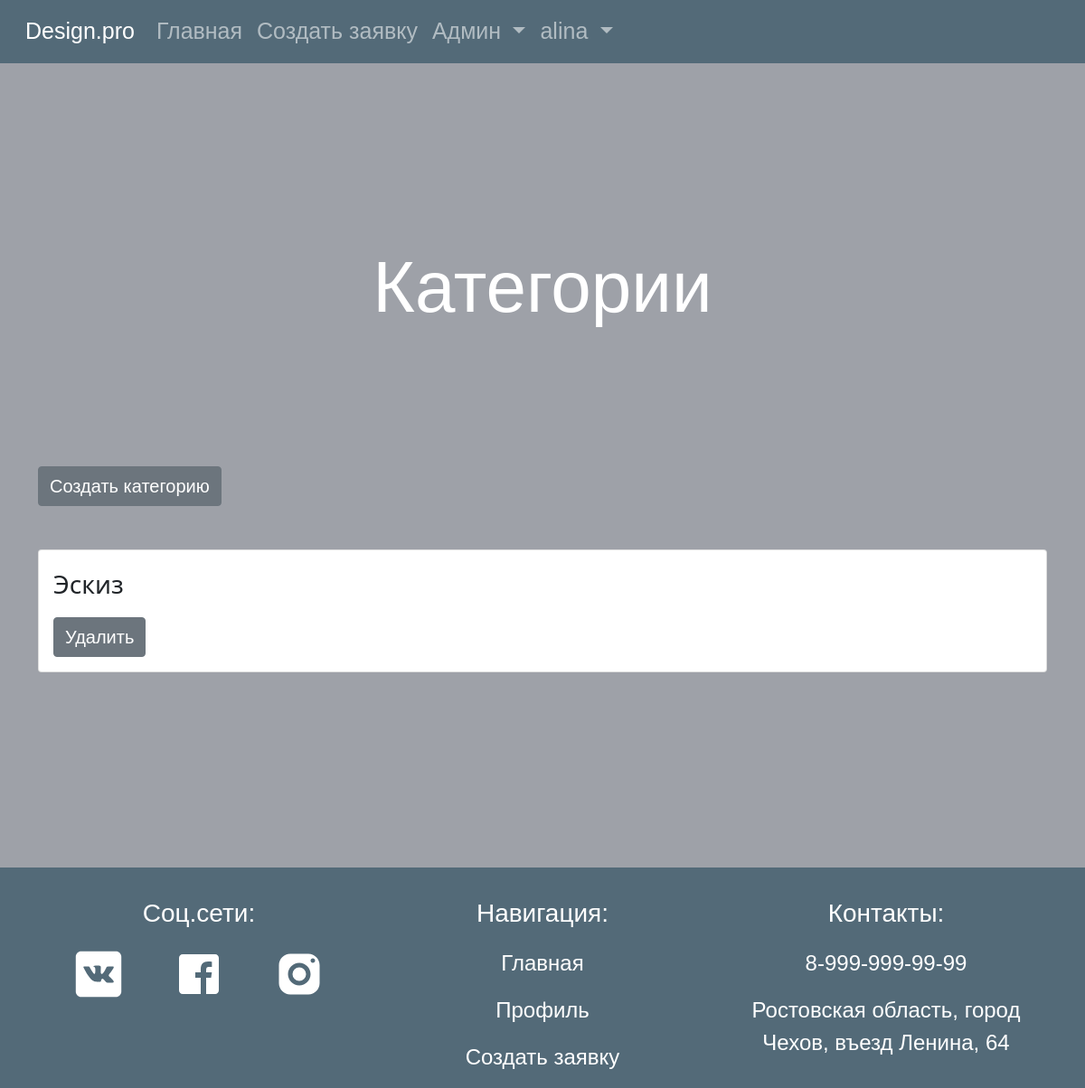
The page /design/category (signed in) on the database as committed earlier.
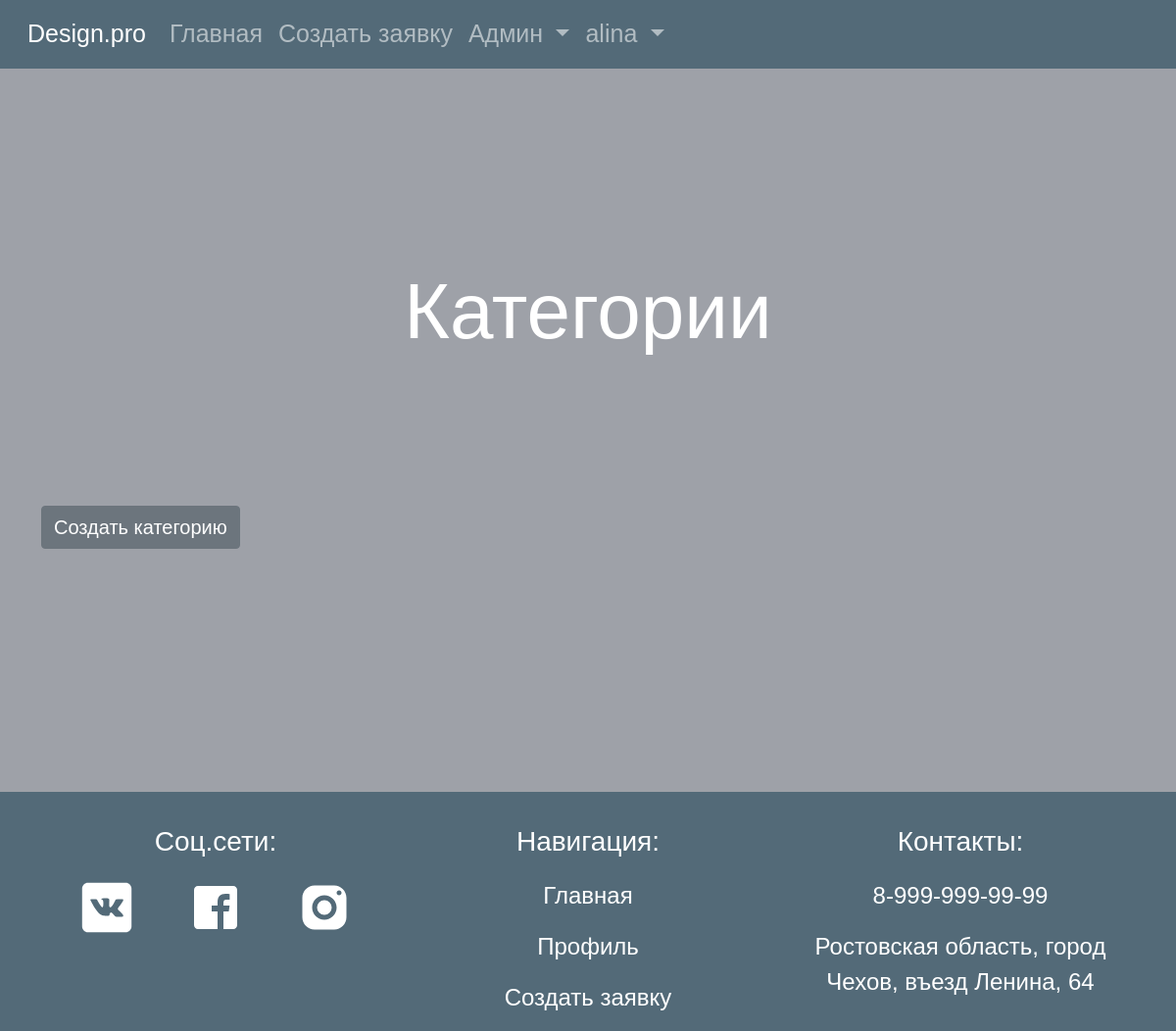
The same page on the database as committed later.
### design/models.py (models this page shows, shortened)
class Category(models.Model):
    name = models.CharField(max_length=256, null=False, verbose_name='Название')
    class Meta:
        verbose_name = 'Категория'
        verbose_name_plural = 'Категории'

### design/views.py (the view)
class CategoryView(ListView):
    model = Category
    template_name = 'admin/category.html'
    context_object_name = 'categories'

### design/templates/admin/category.html (shortened to what this page needs)
{% extends 'base.html' %}
{% load bootstrap4 %}
{% load static %}
{% block content %}
    <h2>Категории</h2>
    <div class="container">
        <a class="btn btn-secondary fs-5 mb-5" href="{% url 'design:createCategory' %} "
           role="button">Создать категорию</a>
        {% if categories %}
            {% for cat in categories %}
                <div class="card category">
                    <div class="card-body">
                        <p class="fs-3">{{ cat.name }}</p>
                        <a class="btn btn-secondary fs-5" href="{% url 'design:deleteCategory' cat.id %}"
                           role="button">Удалить</a>
                    </div>
                </div>
            {% endfor %}
        {% endif %}
    </div>
{% endblock %}

Rows that differ between the two databases and show on the page:
removed Category: name "Эскиз"
